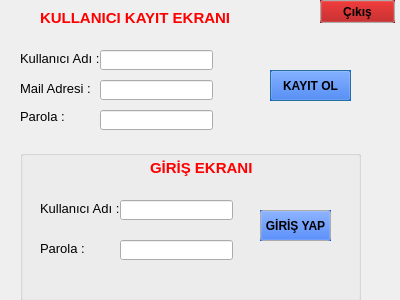
<?xml version="1.0" encoding="UTF-8"?>
<ui version="4.0">
 <class>Dialog</class>
 <widget class="QDialog" name="Dialog">
  <property name="geometry">
   <rect>
    <x>0</x>
    <y>0</y>
    <width>400</width>
    <height>300</height>
   </rect>
  </property>
  <property name="windowTitle">
   <string>Dialog</string>
  </property>
  <widget class="QLineEdit" name="lineEdit_kayit_kullaniciadi">
   <property name="geometry">
    <rect>
     <x>100</x>
     <y>50</y>
     <width>113</width>
     <height>20</height>
    </rect>
   </property>
  </widget>
  <widget class="QLineEdit" name="lineEdit_2_kayit_parola">
   <property name="geometry">
    <rect>
     <x>100</x>
     <y>110</y>
     <width>113</width>
     <height>20</height>
    </rect>
   </property>
   <property name="echoMode">
    <enum>QLineEdit::Password</enum>
   </property>
  </widget>
  <widget class="QLabel" name="label">
   <property name="geometry">
    <rect>
     <x>40</x>
     <y>10</y>
     <width>211</width>
     <height>16</height>
    </rect>
   </property>
   <property name="palette">
    <palette>
     <active>
      <colorrole role="WindowText">
       <brush brushstyle="SolidPattern">
        <color alpha="255">
         <red>255</red>
         <green>0</green>
         <blue>0</blue>
        </color>
       </brush>
      </colorrole>
     </active>
     <inactive>
      <colorrole role="WindowText">
       <brush brushstyle="SolidPattern">
        <color alpha="255">
         <red>255</red>
         <green>0</green>
         <blue>0</blue>
        </color>
       </brush>
      </colorrole>
     </inactive>
     <disabled>
      <colorrole role="WindowText">
       <brush brushstyle="SolidPattern">
        <color alpha="255">
         <red>120</red>
         <green>120</green>
         <blue>120</blue>
        </color>
       </brush>
      </colorrole>
     </disabled>
    </palette>
   </property>
   <property name="font">
    <font>
     <pointsize>11</pointsize>
     <weight>75</weight>
     <bold>true</bold>
    </font>
   </property>
   <property name="text">
    <string>KULLANICI KAYIT EKRANI</string>
   </property>
  </widget>
  <widget class="QLabel" name="label_2">
   <property name="geometry">
    <rect>
     <x>20</x>
     <y>50</y>
     <width>81</width>
     <height>16</height>
    </rect>
   </property>
   <property name="font">
    <font>
     <pointsize>10</pointsize>
     <italic>false</italic>
    </font>
   </property>
   <property name="text">
    <string>Kullanıcı Adı : </string>
   </property>
  </widget>
  <widget class="QLabel" name="label_3">
   <property name="geometry">
    <rect>
     <x>20</x>
     <y>110</y>
     <width>46</width>
     <height>13</height>
    </rect>
   </property>
   <property name="font">
    <font>
     <pointsize>10</pointsize>
    </font>
   </property>
   <property name="text">
    <string>Parola : </string>
   </property>
  </widget>
  <widget class="QLabel" name="label_4">
   <property name="geometry">
    <rect>
     <x>20</x>
     <y>80</y>
     <width>71</width>
     <height>16</height>
    </rect>
   </property>
   <property name="font">
    <font>
     <pointsize>10</pointsize>
    </font>
   </property>
   <property name="text">
    <string>Mail Adresi : </string>
   </property>
  </widget>
  <widget class="QLineEdit" name="lineEdit_3_kayit_mail">
   <property name="geometry">
    <rect>
     <x>100</x>
     <y>80</y>
     <width>113</width>
     <height>20</height>
    </rect>
   </property>
  </widget>
  <widget class="QPushButton" name="pushButton">
   <property name="geometry">
    <rect>
     <x>270</x>
     <y>70</y>
     <width>81</width>
     <height>31</height>
    </rect>
   </property>
   <property name="palette">
    <palette>
     <active>
      <colorrole role="Button">
       <brush brushstyle="SolidPattern">
        <color alpha="255">
         <red>0</red>
         <green>85</green>
         <blue>255</blue>
        </color>
       </brush>
      </colorrole>
     </active>
     <inactive>
      <colorrole role="Button">
       <brush brushstyle="SolidPattern">
        <color alpha="255">
         <red>0</red>
         <green>85</green>
         <blue>255</blue>
        </color>
       </brush>
      </colorrole>
     </inactive>
     <disabled>
      <colorrole role="Button">
       <brush brushstyle="SolidPattern">
        <color alpha="255">
         <red>0</red>
         <green>85</green>
         <blue>255</blue>
        </color>
       </brush>
      </colorrole>
     </disabled>
    </palette>
   </property>
   <property name="font">
    <font>
     <pointsize>9</pointsize>
     <weight>75</weight>
     <bold>true</bold>
    </font>
   </property>
   <property name="autoFillBackground">
    <bool>true</bool>
   </property>
   <property name="text">
    <string>KAYIT OL</string>
   </property>
  </widget>
  <widget class="QGroupBox" name="groupBox">
   <property name="geometry">
    <rect>
     <x>20</x>
     <y>150</y>
     <width>341</width>
     <height>151</height>
    </rect>
   </property>
   <property name="title">
    <string/>
   </property>
   <widget class="QLabel" name="label_5">
    <property name="geometry">
     <rect>
      <x>130</x>
      <y>10</y>
      <width>121</width>
      <height>16</height>
     </rect>
    </property>
    <property name="palette">
     <palette>
      <active>
       <colorrole role="WindowText">
        <brush brushstyle="SolidPattern">
         <color alpha="255">
          <red>255</red>
          <green>0</green>
          <blue>0</blue>
         </color>
        </brush>
       </colorrole>
      </active>
      <inactive>
       <colorrole role="WindowText">
        <brush brushstyle="SolidPattern">
         <color alpha="255">
          <red>255</red>
          <green>0</green>
          <blue>0</blue>
         </color>
        </brush>
       </colorrole>
      </inactive>
      <disabled>
       <colorrole role="WindowText">
        <brush brushstyle="SolidPattern">
         <color alpha="255">
          <red>120</red>
          <green>120</green>
          <blue>120</blue>
         </color>
        </brush>
       </colorrole>
      </disabled>
     </palette>
    </property>
    <property name="font">
     <font>
      <pointsize>11</pointsize>
      <weight>75</weight>
      <bold>true</bold>
     </font>
    </property>
    <property name="text">
     <string>GİRİŞ EKRANI</string>
    </property>
   </widget>
   <widget class="QLabel" name="label_6">
    <property name="geometry">
     <rect>
      <x>20</x>
      <y>50</y>
      <width>81</width>
      <height>16</height>
     </rect>
    </property>
    <property name="font">
     <font>
      <pointsize>10</pointsize>
     </font>
    </property>
    <property name="text">
     <string>Kullanıcı Adı : </string>
    </property>
   </widget>
   <widget class="QLabel" name="label_7">
    <property name="geometry">
     <rect>
      <x>20</x>
      <y>90</y>
      <width>61</width>
      <height>16</height>
     </rect>
    </property>
    <property name="font">
     <font>
      <pointsize>10</pointsize>
     </font>
    </property>
    <property name="text">
     <string>Parola : </string>
    </property>
   </widget>
   <widget class="QLineEdit" name="lineEdit_giris_ad">
    <property name="geometry">
     <rect>
      <x>100</x>
      <y>50</y>
      <width>113</width>
      <height>20</height>
     </rect>
    </property>
    <property name="autoFillBackground">
     <bool>false</bool>
    </property>
   </widget>
   <widget class="QLineEdit" name="lineEdit_2_giris_parola">
    <property name="geometry">
     <rect>
      <x>100</x>
      <y>90</y>
      <width>113</width>
      <height>20</height>
     </rect>
    </property>
    <property name="echoMode">
     <enum>QLineEdit::Password</enum>
    </property>
   </widget>
   <widget class="QPushButton" name="pushButton_2">
    <property name="geometry">
     <rect>
      <x>240</x>
      <y>60</y>
      <width>71</width>
      <height>31</height>
     </rect>
    </property>
    <property name="palette">
     <palette>
      <active>
       <colorrole role="Button">
        <brush brushstyle="SolidPattern">
         <color alpha="255">
          <red>0</red>
          <green>85</green>
          <blue>255</blue>
         </color>
        </brush>
       </colorrole>
      </active>
      <inactive>
       <colorrole role="Button">
        <brush brushstyle="SolidPattern">
         <color alpha="255">
          <red>0</red>
          <green>85</green>
          <blue>255</blue>
         </color>
        </brush>
       </colorrole>
      </inactive>
      <disabled>
       <colorrole role="Button">
        <brush brushstyle="SolidPattern">
         <color alpha="255">
          <red>0</red>
          <green>85</green>
          <blue>255</blue>
         </color>
        </brush>
       </colorrole>
      </disabled>
     </palette>
    </property>
    <property name="font">
     <font>
      <pointsize>9</pointsize>
      <weight>75</weight>
      <bold>true</bold>
     </font>
    </property>
    <property name="autoFillBackground">
     <bool>true</bool>
    </property>
    <property name="text">
     <string>GİRİŞ YAP</string>
    </property>
   </widget>
  </widget>
  <widget class="QPushButton" name="pushButton_3">
   <property name="geometry">
    <rect>
     <x>320</x>
     <y>0</y>
     <width>75</width>
     <height>23</height>
    </rect>
   </property>
   <property name="palette">
    <palette>
     <active>
      <colorrole role="Button">
       <brush brushstyle="SolidPattern">
        <color alpha="255">
         <red>170</red>
         <green>0</green>
         <blue>0</blue>
        </color>
       </brush>
      </colorrole>
     </active>
     <inactive>
      <colorrole role="Button">
       <brush brushstyle="SolidPattern">
        <color alpha="255">
         <red>170</red>
         <green>0</green>
         <blue>0</blue>
        </color>
       </brush>
      </colorrole>
     </inactive>
     <disabled>
      <colorrole role="Button">
       <brush brushstyle="SolidPattern">
        <color alpha="255">
         <red>170</red>
         <green>0</green>
         <blue>0</blue>
        </color>
       </brush>
      </colorrole>
     </disabled>
    </palette>
   </property>
   <property name="font">
    <font>
     <pointsize>9</pointsize>
     <weight>75</weight>
     <bold>true</bold>
    </font>
   </property>
   <property name="autoFillBackground">
    <bool>true</bool>
   </property>
   <property name="text">
    <string>Çıkış</string>
   </property>
  </widget>
 </widget>
 <layoutdefault spacing="6" margin="11"/>
 <resources/>
 <connections>
  <connection>
   <sender>pushButton_3</sender>
   <signal>clicked()</signal>
   <receiver>Dialog</receiver>
   <slot>reject()</slot>
   <hints>
    <hint type="sourcelabel">
     <x>380</x>
     <y>14</y>
    </hint>
    <hint type="destinationlabel">
     <x>411</x>
     <y>87</y>
    </hint>
   </hints>
  </connection>
 </connections>
</ui>
